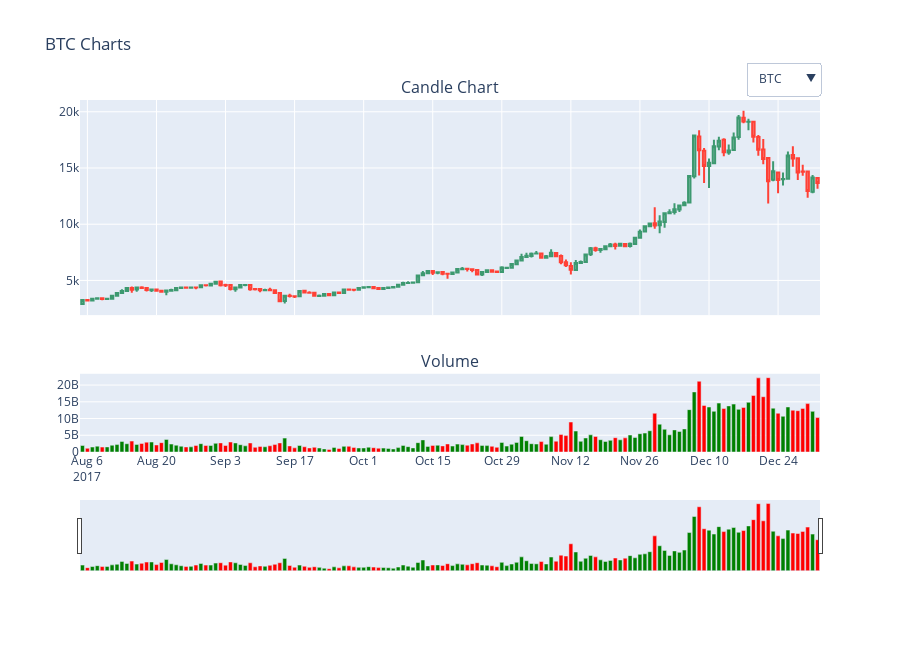

Here is the notebook cell this chart was saved with:
### Code cell
numOfCandle = 150
symbols = ['BTC', 'ETH', 'ADA', 'BNB', 'DOGE']
df_filtered = df_temp[df_temp['symbol'].isin(symbols)]
symbol_buttons = []


GRAPH_PER_SYMBOL = 2
for index, symbol in enumerate(symbols):
    df_symbol = df_temp[df_temp['symbol'] == symbol]

    vis = [False] * len(symbols) * GRAPH_PER_SYMBOL
    for i in range(GRAPH_PER_SYMBOL):
        vis[index*GRAPH_PER_SYMBOL + i] = True

    symbol_buttons.append({'label': symbol,
                           'method': 'update',
                           'args': [{'visible': vis},
                                    {'title': symbol + " Charts"}
                                    ]}
                          )

fig = make_subplots(rows=3,
                    cols=1,
                    shared_xaxes=True,
                    # specs=[[{"rowspan": 2}, {"rowspan": 2}], [{"rowspan": 1}, {"rowspan": 1}] , [{},{}]]
                    specs=[[{"rowspan": 2}], [{"rowspan": 1}], [{}]],
                    subplot_titles=('Candle Chart', '','Volume')
                    )
for symbol in symbols:
    df_symbol = df_temp[df_temp['symbol'] == symbol]
    df_symbol_by_day = df_symbol.sort_index(ascending=False)[:numOfCandle]
    fig.add_trace(
        go.Candlestick(x=df_symbol_by_day['date'],
                       open=df_symbol_by_day['open'],
                       high=df_symbol_by_day['high'],
                       low=df_symbol_by_day['low'],
                       close=df_symbol_by_day['close'],
                       showlegend=False
                       ),
        row=1,
        col=1)
    colors=np.where(df_symbol_by_day['close'] > df_symbol_by_day['open'], "green", "red")
    fig.add_trace(
        go.Bar(x=df_symbol_by_day['date'],
               y=df_symbol_by_day["volume"],
               showlegend=False,
               marker=dict(color=colors)
               ),
        row=3,
        col=1)
for small_fig, visible in zip(fig.data, symbol_buttons[0]['args'][0]['visible']):
    small_fig.visible = visible
fig.update_layout(
    updatemenus=[dict(type='dropdown',
                      x=1.0,
                      y=1.108,
                      showactive=True,
                      active=0,
                      buttons=symbol_buttons)],
    title=dict(text=symbol_buttons[0]['args'][1]['title']),
    spikedistance=100,
    height=650
)
fig.layout["xaxis3"]["rangeslider"]["visible"] = True
fig.layout["xaxis"]["rangeslider"]["visible"] = False


fig.show()

### Figure 1 — Plotly figure (JSON) as saved in the notebook; plotly's stock layout.template omitted (floating-point values rounded to 4 significant figures; data arrays with more than 128 entries replaced by an {"elided": "..."} marker saying what was removed)
{"data": [{"close": {"elided": "150 float values"}, "high": {"elided": "150 float values"}, "low": {"elided": "150 float values"}, "open": {"elided": "150 float values"}, "showlegend": false, "type": "candlestick", "visible": true, "x": {"elided": "150 str values"}, "xaxis": "x", "yaxis": "y"}, {"marker": {"color": {"elided": "150 str values"}}, "showlegend": false, "type": "bar", "visible": true, "x": {"elided": "150 str values"}, "xaxis": "x3", "y": {"elided": "150 int values"}, "yaxis": "y3"}, {"close": {"elided": "150 float values"}, "high": {"elided": "150 float values"}, "low": {"elided": "150 float values"}, "open": {"elided": "150 float values"}, "showlegend": false, "type": "candlestick", "visible": false, "x": {"elided": "150 str values"}, "xaxis": "x", "yaxis": "y"}, {"marker": {"color": {"elided": "150 str values"}}, "showlegend": false, "type": "bar", "visible": false, "x": {"elided": "150 str values"}, "xaxis": "x3", "y": {"elided": "150 int values"}, "yaxis": "y3"}, {"close": [0.7287, 0.7197, 0.6392, 0.5293, 0.4077, 0.4142, 0.4285, 0.4164, 0.39, 0.414, 0.4072, 0.4779, 0.4862, 0.5313, 0.5182, 0.513, 0.4047, 0.2135, 0.2408, 0.1343, 0.1339, 0.1214, 0.1103, 0.1196, 0.1155, 0.1055, 0.1178, 0.1275, 0.1359, 0.1318, 0.1324, 0.1314, 0.1199, 0.08972, 0.1197, 0.05059, 0.03633, 0.03045, 0.02838, 0.02744, 0.02855, 0.02833, 0.02958, 0.02808, 0.02637, 0.02577, 0.02758, 0.02644, 0.02623, 0.02581, 0.02398, 0.02744, 0.02712, 0.03205, 0.02519, 0.02219, 0.02188, 0.02064, 0.02202, 0.02263, 0.02131, 0.02299, 0.03044, 0.02858, 0.02861, 0.02587, 0.02638, 0.02713, 0.02753, 0.02719, 0.02545, 0.02773, 0.02844, 0.03063, 0.02703, 0.02669, 0.02722, 0.02895, 0.03005, 0.03247, 0.03364, 0.02625, 0.02252, 0.02153, 0.02211, 0.02048, 0.02094, 0.01854, 0.02149, 0.02193, 0.02082, 0.02593, 0.02497], "high": [0.7301, 0.7544, 0.7774, 0.5569, 0.4189, 0.4308, 0.4301, 0.4397, 0.4167, 0.4504, 0.479, 0.5236, 0.5337, 0.5896, 0.5265, 0.5924, 0.4472, 0.2332, 0.2408, 0.1419, 0.138, 0.1214, 0.1198, 0.1387, 0.1207, 0.1242, 0.1329, 0.1364, 0.1459, 0.1392, 0.1389, 0.1314, 0.1283, 0.1469, 0.1317, 0.05713, 0.03986, 0.03045, 0.0286, 0.02868, 0.02903, 0.02971, 0.0323, 0.02848, 0.02712, 0.02744, 0.02817, 0.02777, 0.02679, 0.0263, 0.02795, 0.02966, 0.03335, 0.03506, 0.02639, 0.02335, 0.02361, 0.02301, 0.02385, 0.02321, 0.02498, 0.02922, 0.03071, 0.02887, 0.02984, 0.02685, 0.02746, 0.02756, 0.02785, 0.02896, 0.02805, 0.02874, 0.03081, 0.03086, 0.02711, 0.02736, 0.02963, 0.03075, 0.03364, 0.03827, 0.03382, 0.02676, 0.02258, 0.02245, 0.02281, 0.0236, 0.02105, 0.02154, 0.02215, 0.02281, 0.02743, 0.03009, 0.03223], "low": [0.6719, 0.6423, 0.4716, 0.4039, 0.3679, 0.4011, 0.4056, 0.3628, 0.347, 0.3926, 0.2936, 0.4565, 0.4416, 0.5011, 0.4674, 0.378, 0.2042, 0.187, 0.1318, 0.1224, 0.1142, 0.1086, 0.1001, 0.1136, 0.09914, 0.1055, 0.1139, 0.1268, 0.1263, 0.1249, 0.1291, 0.113, 0.09493, 0.08144, 0.04795, 0.03662, 0.03012, 0.02775, 0.02696, 0.02744, 0.02789, 0.0274, 0.02761, 0.02558, 0.02475, 0.02518, 0.02565, 0.02526, 0.02534, 0.02349, 0.02259, 0.02568, 0.02645, 0.02501, 0.02166, 0.02141, 0.02053, 0.02064, 0.02197, 0.01983, 0.01821, 0.02299, 0.02807, 0.02759, 0.02563, 0.02559, 0.02567, 0.02648, 0.02611, 0.02377, 0.02434, 0.02709, 0.02798, 0.02661, 0.02577, 0.02464, 0.02548, 0.02858, 0.02869, 0.02925, 0.02519, 0.02183, 0.02098, 0.02128, 0.02034, 0.02015, 0.01762, 0.01836, 0.02086, 0.02086, 0.02069, 0.01997, 0.01735], "open": [0.7188, 0.6426, 0.5283, 0.4105, 0.412, 0.4271, 0.4136, 0.3923, 0.4167, 0.4144, 0.479, 0.49, 0.5337, 0.5203, 0.5119, 0.3868, 0.2129, 0.2332, 0.1337, 0.1337, 0.1212, 0.1089, 0.1198, 0.1147, 0.1061, 0.1178, 0.1267, 0.1356, 0.1315, 0.1324, 0.1316, 0.1166, 0.09493, 0.1182, 0.05063, 0.03662, 0.03044, 0.02832, 0.02741, 0.02854, 0.0284, 0.02959, 0.02815, 0.02624, 0.0256, 0.02714, 0.02658, 0.02612, 0.0258, 0.02436, 0.02748, 0.02689, 0.03222, 0.02516, 0.02191, 0.02185, 0.02098, 0.02205, 0.02264, 0.02142, 0.02308, 0.02913, 0.02855, 0.02832, 0.02583, 0.02634, 0.02714, 0.02741, 0.02704, 0.02534, 0.02768, 0.02857, 0.03081, 0.02698, 0.0267, 0.02722, 0.02895, 0.02994, 0.03287, 0.03388, 0.02606, 0.02254, 0.02148, 0.02211, 0.02034, 0.02093, 0.01841, 0.02136, 0.02195, 0.02086, 0.02576, 0.02461, 0.02168], "showlegend": false, "type": "candlestick", "visible": false, "x": ["2018-01-01T00:00:00", "2017-12-31T00:00:00", "2017-12-30T00:00:00", "2017-12-29T00:00:00", "2017-12-28T00:00:00", "2017-12-27T00:00:00", "2017-12-26T00:00:00", "2017-12-25T00:00:00", "2017-12-24T00:00:00", "2017-12-23T00:00:00", "2017-12-22T00:00:00", "2017-12-21T00:00:00", "2017-12-20T00:00:00", "2017-12-19T00:00:00", "2017-12-18T00:00:00", "2017-12-17T00:00:00", "2017-12-16T00:00:00", "2017-12-15T00:00:00", "2017-12-14T00:00:00", "2017-12-13T00:00:00", "2017-12-12T00:00:00", "2017-12-11T00:00:00", "2017-12-10T00:00:00", "2017-12-09T00:00:00", "2017-12-08T00:00:00", "2017-12-07T00:00:00", "2017-12-06T00:00:00", "2017-12-05T00:00:00", "2017-12-04T00:00:00", "2017-12-03T00:00:00", "2017-12-02T00:00:00", "2017-12-01T00:00:00", "2017-11-30T00:00:00", "2017-11-29T00:00:00", "2017-11-28T00:00:00", "2017-11-27T00:00:00", "2017-11-26T00:00:00", "2017-11-25T00:00:00", "2017-11-24T00:00:00", "2017-11-23T00:00:00", "2017-11-22T00:00:00", "2017-11-21T00:00:00", "2017-11-20T00:00:00", "2017-11-19T00:00:00", "2017-11-18T00:00:00", "2017-11-17T00:00:00", "2017-11-16T00:00:00", "2017-11-15T00:00:00", "2017-11-14T00:00:00", "2017-11-13T00:00:00", "2017-11-12T00:00:00", "2017-11-11T00:00:00", "2017-11-10T00:00:00", "2017-11-09T00:00:00", "2017-11-08T00:00:00", "2017-11-07T00:00:00", "2017-11-06T00:00:00", "2017-11-05T00:00:00", "2017-11-04T00:00:00", "2017-11-03T00:00:00", "2017-11-02T00:00:00", "2017-11-01T00:00:00", "2017-10-31T00:00:00", "2017-10-30T00:00:00", "2017-10-29T00:00:00", "2017-10-28T00:00:00", "2017-10-27T00:00:00", "2017-10-26T00:00:00", "2017-10-25T00:00:00", "2017-10-24T00:00:00", "2017-10-23T00:00:00", "2017-10-22T00:00:00", "2017-10-21T00:00:00", "2017-10-20T00:00:00", "2017-10-19T00:00:00", "2017-10-18T00:00:00", "2017-10-17T00:00:00", "2017-10-16T00:00:00", "2017-10-15T00:00:00", "2017-10-14T00:00:00", "2017-10-13T00:00:00", "2017-10-12T00:00:00", "2017-10-11T00:00:00", "2017-10-10T00:00:00", "2017-10-09T00:00:00", "2017-10-08T00:00:00", "2017-10-07T00:00:00", "2017-10-06T00:00:00", "2017-10-05T00:00:00", "2017-10-04T00:00:00", "2017-10-03T00:00:00", "2017-10-02T00:00:00", "2017-10-01T00:00:00"], "xaxis": "x", "yaxis": "y"}, {"marker": {"color": ["green", "green", "green", "green", "red", "red", "green", "green", "red", "red", "red", "red", "red", "green", "green", "green", "green", "red", "green", "green", "green", "green", "red", "green", "green", "red", "red", "red", "green", "red", "green", "green", "green", "red", "green", "green", "green", "green", "green", "red", "green", "red", "green", "green", "green", "red", "green", "green", "green", "green", "red", "green", "red", "green", "green", "green", "green", "red", "red", "green", "red", "red", "green", "green", "green", "red", "red", "red", "green", "green", "red", "red", "red", "green", "green", "red", "red", "red", "red", "red", "green", "green", "green", "red", "green", "red", "green", "red", "red", "green", "red", "green", "green"]}, "showlegend": false, "type": "bar", "visible": false, "x": ["2018-01-01T00:00:00", "2017-12-31T00:00:00", "2017-12-30T00:00:00", "2017-12-29T00:00:00", "2017-12-28T00:00:00", "2017-12-27T00:00:00", "2017-12-26T00:00:00", "2017-12-25T00:00:00", "2017-12-24T00:00:00", "2017-12-23T00:00:00", "2017-12-22T00:00:00", "2017-12-21T00:00:00", "2017-12-20T00:00:00", "2017-12-19T00:00:00", "2017-12-18T00:00:00", "2017-12-17T00:00:00", "2017-12-16T00:00:00", "2017-12-15T00:00:00", "2017-12-14T00:00:00", "2017-12-13T00:00:00", "2017-12-12T00:00:00", "2017-12-11T00:00:00", "2017-12-10T00:00:00", "2017-12-09T00:00:00", "2017-12-08T00:00:00", "2017-12-07T00:00:00", "2017-12-06T00:00:00", "2017-12-05T00:00:00", "2017-12-04T00:00:00", "2017-12-03T00:00:00", "2017-12-02T00:00:00", "2017-12-01T00:00:00", "2017-11-30T00:00:00", "2017-11-29T00:00:00", "2017-11-28T00:00:00", "2017-11-27T00:00:00", "2017-11-26T00:00:00", "2017-11-25T00:00:00", "2017-11-24T00:00:00", "2017-11-23T00:00:00", "2017-11-22T00:00:00", "2017-11-21T00:00:00", "2017-11-20T00:00:00", "2017-11-19T00:00:00", "2017-11-18T00:00:00", "2017-11-17T00:00:00", "2017-11-16T00:00:00", "2017-11-15T00:00:00", "2017-11-14T00:00:00", "2017-11-13T00:00:00", "2017-11-12T00:00:00", "2017-11-11T00:00:00", "2017-11-10T00:00:00", "2017-11-09T00:00:00", "2017-11-08T00:00:00", "2017-11-07T00:00:00", "2017-11-06T00:00:00", "2017-11-05T00:00:00", "2017-11-04T00:00:00", "2017-11-03T00:00:00", "2017-11-02T00:00:00", "2017-11-01T00:00:00", "2017-10-31T00:00:00", "2017-10-30T00:00:00", "2017-10-29T00:00:00", "2017-10-28T00:00:00", "2017-10-27T00:00:00", "2017-10-26T00:00:00", "2017-10-25T00:00:00", "2017-10-24T00:00:00", "2017-10-23T00:00:00", "2017-10-22T00:00:00", "2017-10-21T00:00:00", "2017-10-20T00:00:00", "2017-10-19T00:00:00", "2017-10-18T00:00:00", "2017-10-17T00:00:00", "2017-10-16T00:00:00", "2017-10-15T00:00:00", "2017-10-14T00:00:00", "2017-10-13T00:00:00", "2017-10-12T00:00:00", "2017-10-11T00:00:00", "2017-10-10T00:00:00", "2017-10-09T00:00:00", "2017-10-08T00:00:00", "2017-10-07T00:00:00", "2017-10-06T00:00:00", "2017-10-05T00:00:00", "2017-10-04T00:00:00", "2017-10-03T00:00:00", "2017-10-02T00:00:00", "2017-10-01T00:00:00"], "xaxis": "x3", "y": [150186000, 305947008, 645155968, 266403008, 82263800, 82067504, 94896000, 122194000, 67372304, 88865000, 150972992, 162926000, 182924000, 279631008, 253463008, 628142976, 581052032, 207311008, 309307008, 61575000, 60056800, 39513900, 46376600, 63308600, 70092400, 71024600, 75688800, 50381100, 76392704, 46458900, 56712600, 73657600, 124345000, 210624992, 240338000, 77777296, 30527100, 6156460, 5502350, 5132300, 4938480, 5836790, 16172400, 4725050, 2930550, 3578870, 4888130, 6858800, 3033290, 4419440, 7280250, 5532220, 6766780, 18716200, 6367000, 2539540, 4591160, 2396230, 2626920, 2836080, 6165050, 9382780, 7304450, 3781270, 4746180, 1739460, 2511440, 2437710, 2561430, 7589560, 3517050, 2930210, 5344520, 8716410, 2897720, 2336180, 7039900, 6196030, 7104990, 27853200, 15613600, 8680640, 3606720, 2725600, 4663310, 7727460, 7411240, 7780710, 5562510, 9000050, 16997800, 57641300, 50068700], "yaxis": "y3"}, {"close": {"elided": "150 float values"}, "high": {"elided": "150 float values"}, "low": {"elided": "150 float values"}, "open": {"elided": "150 float values"}, "showlegend": false, "type": "candlestick", "visible": false, "x": {"elided": "150 str values"}, "xaxis": "x", "yaxis": "y"}, {"marker": {"color": {"elided": "150 str values"}}, "showlegend": false, "type": "bar", "visible": false, "x": {"elided": "150 str values"}, "xaxis": "x3", "y": {"elided": "150 int values"}, "yaxis": "y3"}, {"close": {"elided": "150 float values"}, "high": {"elided": "150 float values"}, "low": {"elided": "150 float values"}, "open": {"elided": "150 float values"}, "showlegend": false, "type": "candlestick", "visible": false, "x": {"elided": "150 str values"}, "xaxis": "x", "yaxis": "y"}, {"marker": {"color": {"elided": "150 str values"}}, "showlegend": false, "type": "bar", "visible": false, "x": {"elided": "150 str values"}, "xaxis": "x3", "y": {"elided": "150 int values"}, "yaxis": "y3"}], "layout": {"annotations": [{"font": {"size": 16}, "showarrow": false, "text": "Candle Chart", "x": 0.5, "xanchor": "center", "xref": "paper", "y": 1, "yanchor": "bottom", "yref": "paper"}, {"font": {"size": 16}, "showarrow": false, "text": "Volume", "x": 0.5, "xanchor": "center", "xref": "paper", "y": 0.2222, "yanchor": "bottom", "yref": "paper"}], "height": 650, "spikedistance": 100, "title": {"text": "BTC Charts"}, "updatemenus": [{"active": 0, "buttons": [{"args": [{"visible": [true, true, false, false, false, false, false, false, false, false]}, {"title": "BTC Charts"}], "label": "BTC", "method": "update"}, {"args": [{"visible": [false, false, true, true, false, false, false, false, false, false]}, {"title": "ETH Charts"}], "label": "ETH", "method": "update"}, {"args": [{"visible": [false, false, false, false, true, true, false, false, false, false]}, {"title": "ADA Charts"}], "label": "ADA", "method": "update"}, {"args": [{"visible": [false, false, false, false, false, false, true, true, false, false]}, {"title": "BNB Charts"}], "label": "BNB", "method": "update"}, {"args": [{"visible": [false, false, false, false, false, false, false, false, true, true]}, {"title": "DOGE Charts"}], "label": "DOGE", "method": "update"}], "showactive": true, "type": "dropdown", "x": 1, "y": 1.108}], "xaxis": {"anchor": "y", "domain": [0, 1], "matches": "x3", "rangeslider": {"visible": false}, "showticklabels": false}, "xaxis2": {"anchor": "y2", "domain": [0, 1], "matches": "x3", "showticklabels": false}, "xaxis3": {"anchor": "y3", "domain": [0, 1], "rangeslider": {"visible": true}}, "yaxis": {"anchor": "x", "domain": [0.3889, 1]}, "yaxis2": {"anchor": "x2", "domain": [0.3889, 0.6111]}, "yaxis3": {"anchor": "x3", "domain": [0, 0.2222]}}}
